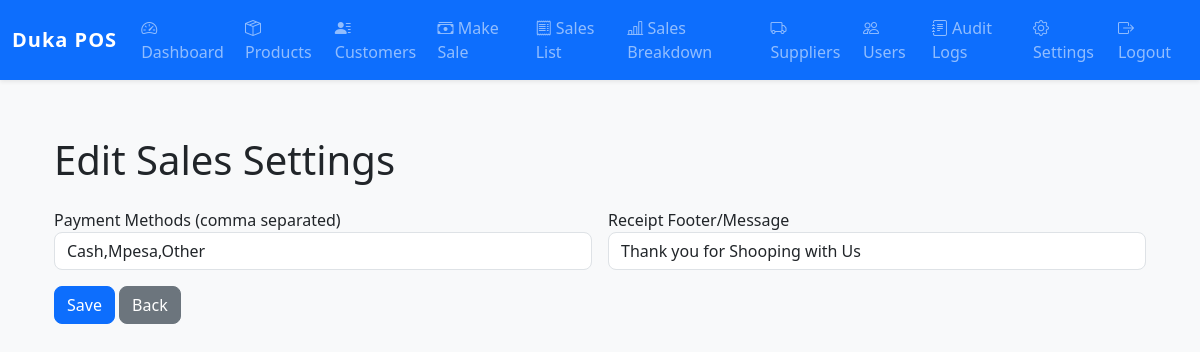
The app's page /admin/settings/sales (signed in) with its own data.
### models.py (models this page shows)
class Setting(db.Model):
    id = db.Column(db.Integer, primary_key=True)
    key = db.Column(db.String(50), unique=True, nullable=False)
    value = db.Column(db.String(255), nullable=False)

### app.py (the view, shortened to what this page needs)
@app.route('/admin/settings/sales', methods=['GET', 'POST'])
@login_required(role='admin')
def edit_sales_settings():
    payment_methods_setting = Setting.query.filter_by(key='payment_methods').first()
    receipt_footer_setting = Setting.query.filter_by(key='receipt_footer').first()
    if not payment_methods_setting:
        payment_methods_setting = Setting(key='payment_methods', value='Cash,Mpesa,Other')
        db.session.add(payment_methods_setting)
    if not receipt_footer_setting:
        receipt_footer_setting = Setting(key='receipt_footer', value='')
        db.session.add(receipt_footer_setting)
    db.session.commit()
    settings = {
        'receipt_footer': receipt_footer_setting,
    }
    return render_template(
        'edit_sales_settings.html',
        payment_methods=payment_methods_setting.value,
        settings=settings
    )

### app.py (called while the page is built)
def login_required(role=None):
    def decorator(f):
        from functools import wraps
        @wraps(f)
        def decorated_function(*args, **kwargs):
            if 'user_id' not in session:
                return redirect(url_for('login'))
            if role and session.get('role') != role:
                flash('You do not have permission to access this page.', 'danger')
                return redirect(url_for('home'))
            return f(*args, **kwargs)
        return decorated_function
    return decorator

@app.context_processor
def inject_business_details():
    keys = ['business_name', 'business_address', 'business_contact', 'tax_info', 'business_email', 'website', 'receipt_footer', 'business_logo']
    settings = {key: Setting.query.filter_by(key=key).first() for key in keys}
    return dict(business_settings=settings)

### templates/edit_sales_settings.html (shortened to what this page needs)
{% extends "base.html" %}
{% block content %}
<div class="container">
    <h1 class="mb-4">Edit Sales Settings</h1>
    <form method="post" class="row g-3">
        <div class="col-md-6">
            <label>Payment Methods (comma separated)</label>
            <input type="text" name="payment_methods" class="form-control" value="{{ payment_methods }}">
        </div>
        <div class="col-md-6">
            <label>Receipt Footer/Message</label>
            <input type="text" name="receipt_footer" class="form-control" value="{{ settings['receipt_footer'].value }}">
        </div>
        <div class="col-12">
            <button type="submit" class="btn btn-primary">Save</button>
            <a href="{{ url_for('system_settings_overview') }}" class="btn btn-secondary">Back</a>
        </div>
    </form>
</div>
{% endblock %}

### templates/base.html (style rules this page uses)
body { background-color: #f8f9fa; font-family: 'Segoe UI', 'Roboto', Arial, sans-serif; }
.container { margin-top: 2rem; }
.btn, .form-control, .form-select { border-radius: 0.5rem; }

### records on screen
Setting: payment_methods "Cash,Mpesa,Other"
Setting: receipt_footer "Thank you for Shooping with Us"
